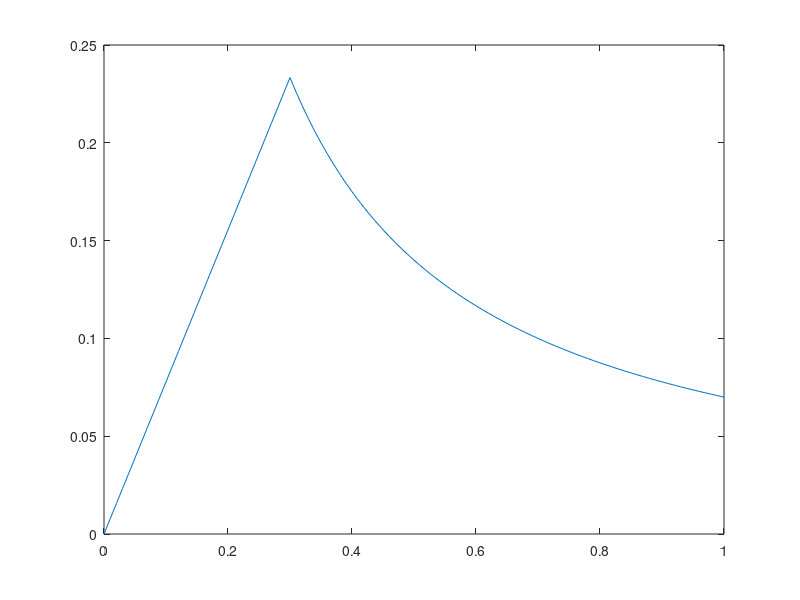
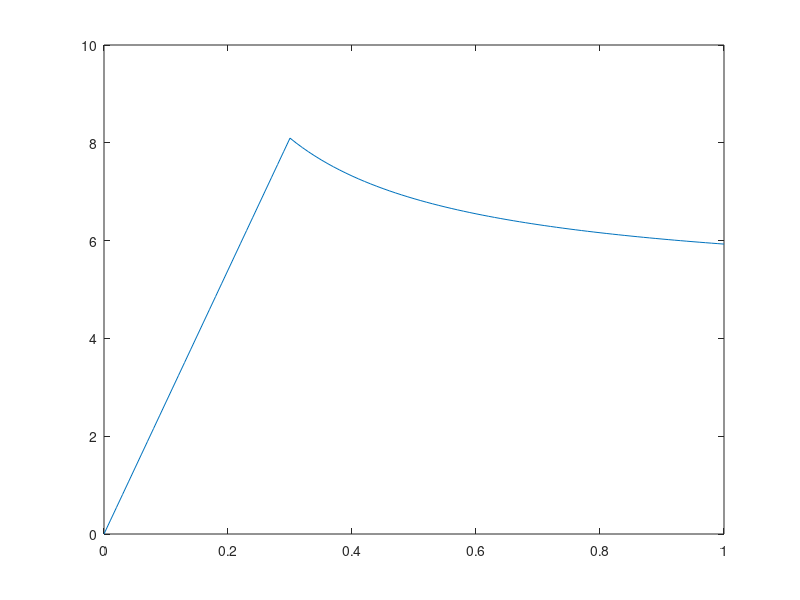

Write the MATLAB code that produced these figures, in order.
clear; clc; close all;

%% Preparations
R = 1;  % Rotor radius [m]
alpha_D = 5;  % Design angle of attack [°]
C_T = 3.45;  % Thrust coefficient
c_tip = .07;  % Chord at the wind tip [m]

r = 0:.01:R;  % spanwise coordinates [m]

%% Calculate chord distribution
% Since the optimal chord distribution increases rapidly close to the root,
% it it ony used for r/R > r_thres
r_thres = .3;  % Threshold after which the optimal chord distribution should be used
c_opt = c_tip ./ r(r/R>=r_thres);

% Calculate chord near root 
c_root = c_opt(1)/(R*r_thres) * r(r/R<r_thres);

%Combine the two curves
c = horzcat(c_root, c_opt);

figure(1);
plot(r, c);

%% Calculate twist distribution
theta_opt = alpha_D + .5./r(r/R>=r_thres) .* sqrt(C_T);

% Calculate chord near root
theta_root = theta_opt(1)/(R*r_thres) * r(r/R<r_thres);

%Combine the two curves
theta = horzcat(theta_root, theta_opt);

% theta_opt_2 = 2*C_T./(sigma.*C_la) + .5*sqrt(C_T) + 2/3*alpha_0 

figure(2);
plot(r, theta);